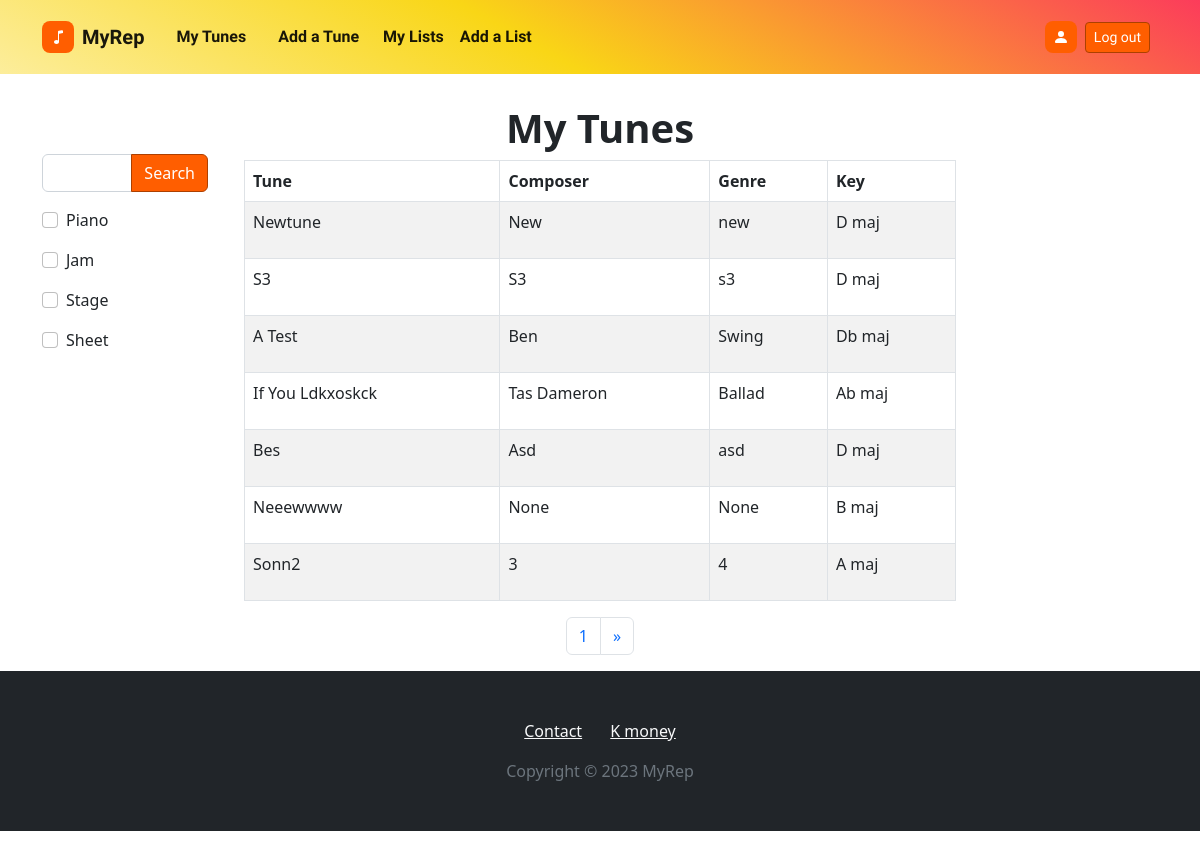
The page /tunes/1/ (signed in) on the database as committed earlier.
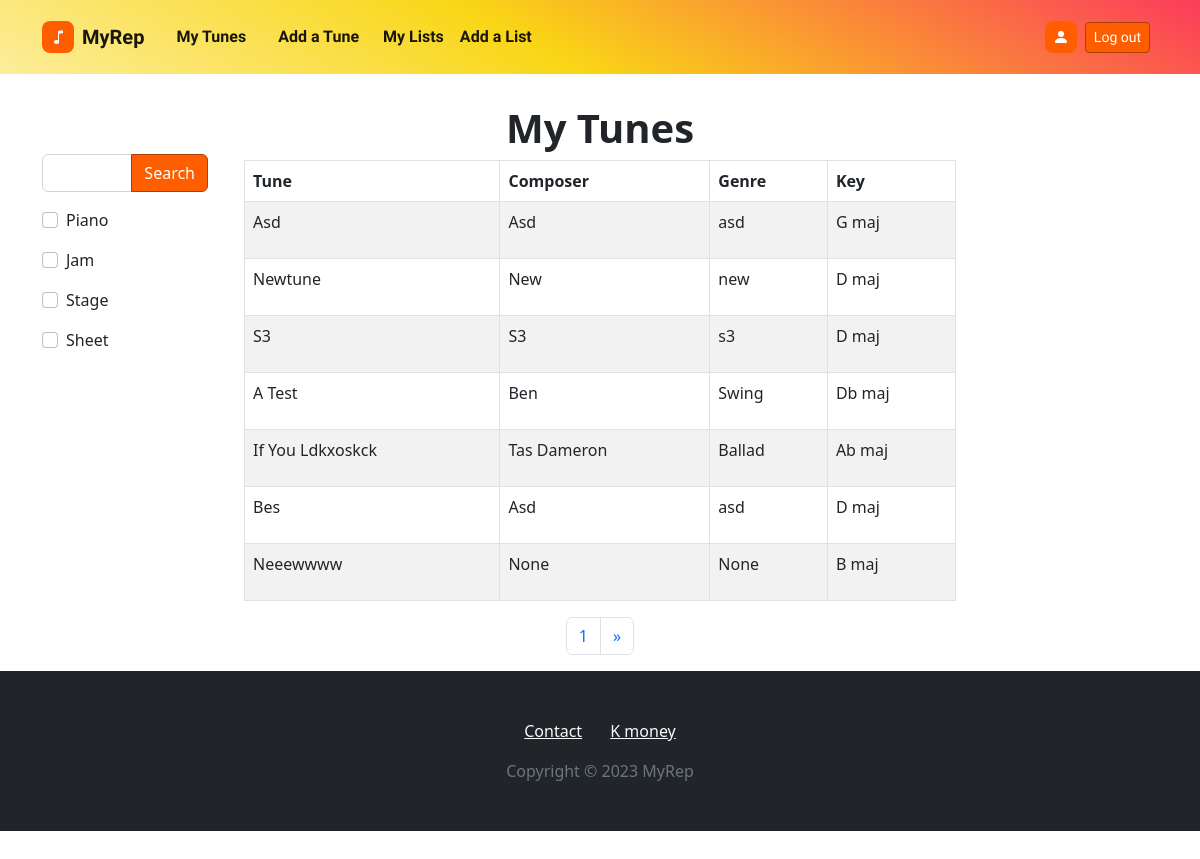
The same page on the database as committed later.
### tunes/models.py (models this page shows, shortened)
class UserTune(models.Model):
    user = models.ForeignKey(settings.AUTH_USER_MODEL, on_delete=models.CASCADE)
    tune = models.ForeignKey(Tune, on_delete=models.CASCADE)
    notes = models.TextField(max_length=400,null=True,blank=True)
    lyrics = models.TextField(max_length=10000, null=True, blank=True)
    playonpiano = models.BooleanField(default=False)
    playonjamsession = models.BooleanField(default=False)
    playonstage = models.BooleanField(default=False)
    havesheet = models.BooleanField(default=False)
    sheet = models.FileField(upload_to= tunes_user_directory_path , blank=True, null=True, validators=[validate_file_extension, validate_file_size])
    updated = models.DateField(auto_now=True)
    created = models.DateField(auto_now_add=True)
    public = models.BooleanField(default=False)
    objects = UserTuneManager()

class Tune(models.Model):
    KEY_CHOICHES = (
        ('C maj','C maj'), ('G maj','G maj'), ('D maj','D maj'), ('A maj','A maj'), ('E maj','E maj'), ('F maj','F maj'),
        ('B maj','B maj'), ('Cb maj','Cb maj'), ('Gb maj','Gb maj'), ('F# maj','F# maj'), ('Db maj','Db maj'),
        ('C# maj','C# maj'), ('Ab maj','Ab maj'), ('Eb maj','Eb maj'), ('Bb maj','Bb maj')
    )
    name = models.CharField(max_length=100)
    composer = models.CharField(max_length=100, null=True, blank=True)
    key = models.CharField(max_length=15, null=True, blank=True, choices=KEY_CHOICHES)
    genre = models.CharField(max_length=100, null=True, blank=True)

### tunes/views.py (the view)
# urls.py: path('tunes/<int:pk>/', usertune_list_view, name='tunes-list-view'),
@login_required
def usertune_list_view(request, pk):
    User = get_user_model()
    user = User.objects.get(id=pk)
    query = request.GET.get('q')
    piano = request.GET.get('playonpiano')
    jam = request.GET.get('playonjamsession')
    stage = request.GET.get('playonstage')
    sheet = request.GET.get('havesheet')
    qs = UserTune.objects.all().filter(user=user).order_by('-updated')
    hx_url = f'/hx/tunes/{pk}/?'
    if query is not None:
        qs = UserTune.objects.search(query=query).filter(user=user)
        hx_url += f'q={query}&'
    if piano == 'on':
        qs = qs.filter(playonpiano=True)
        hx_url += 'playonpiano=on&'
    if jam == 'on':
        qs = qs.filter(playonjamsession=True)
        hx_url += 'playonjamsession=on&'
    if stage == 'on':
        qs = qs.filter(playonstage=True)
        hx_url += 'playonstage=on&'
    if sheet == 'on':
        qs = qs.filter(havesheet=True)
        hx_url += 'havesheet=on&'
    hx_url += 'page='
    search_form = UserTuneSearchForm()
    paginator = Paginator(qs, 7)
    page_number = request.GET.get('page')
    try:
        page_obj = paginator.get_page(page_number)
    except EmptyPage:
        page_obj = paginator.get_page(1)
    context = {
        'paginator': paginator,
        'page_obj' : page_obj,
        'search_form' : search_form,
        'hx_url': hx_url,
    }
    if user != request.user:
        return redirect('home-view')
    return render(request, 'pages/tune_list.html', context)

### tunes/forms.py
class UserTuneSearchForm(forms.ModelForm):
    q = forms.CharField(max_length=100, label='', required=False)
    class Meta:
        model = UserTune
        fields = ('playonpiano', 'playonjamsession', 'playonstage', 'havesheet')
        labels = {
        "playonpiano": "Piano",
        'playonjamsession': 'Jam',
        'playonstage': 'Stage',
        'havesheet': 'Sheet'
    }
    def __init__(self, *args, **kwargs):
        super().__init__(*args, **kwargs)
        self.helper = FormHelper()
        self.helper.form_tag = False
        self.helper.disable_csrf = True
        self.helper.layout = Layout(
                FieldWithButtons(
                    Field('q',), Submit('', 'Search')),
                'playonpiano',
                'playonjamsession',
                'playonstage',
                'havesheet'
        )

### accounts/models.py (called while the page is built)
    @property
    def is_active(self):
        return self.active

### templates/pages/tune_list.html (shortened to what this page needs)
{% extends 'main/main.html' %}
{% block left-content %}
    {% include 'main/search_form.html' %}
{% endblock left-content %}
{% block content %}
<head>
</head>
<body>
    <h1 style="font-weight: bold; text-align:center;">My Tunes</h1>
    <div class="container" style="min-height:50 vh" id='search-results'><table id="example" class="table table-striped table-bordered" cellspacing="0" width="100%">
        <thead>
            <tr>
                <th>Tune</th>
                <th>Composer</th>
                <th>Genre</th>
                <th>Key</th>
            </tr>
        </thead>
        <div>
            <tbody>
                {% for usertune in page_obj %}
                <tr>
                    <td><p><a class='text-start' href={% url 'tunes-detail-view' usertune.user.id usertune.id %}>{{usertune.tune.name|title}}</a></p></td>
                    <td><p class="text-start">{{usertune.tune.composer|title}}</p></td>
                    <td><p class="text-start">{{usertune.tune.genre}}</p></td>
                    <td><p class="text-start">{{usertune.tune.key}}</p></td>
                </tr>
                {% endfor %}
            </tbody>
    </table>
    <div id='pagination'>
        {% include 'main/pagination.html' %}
        </div>
    </div>
</div></table></div></body>
{% endblock content %}

### templates/main/main.html (shortened to what this page needs)
<!DOCTYPE html>
{% load static %}
<html lang="en">
<head>
    <link rel="stylesheet" href="{% static 'assets/bootstrap/css/bootstrap.min.css' %} ">
    <link rel="stylesheet" href="{% static 'assets/css/Login-Form-Basic-icons.css' %} ">
</head>
{% include 'main/navbar.html' %}
<body style="font-family: Allerta, sans-serif;">
    <div id='page-container' style="padding-top: 0px;margin-top: 10px;margin-bottom: 50px;" >
        <div class="container" style="padding-top: 0px;margin-top: 30px;">
            <div class="row">
                <div  class="col-md-3 col-xl-2">
                    <div  style='margin-top:30%'>
                    {% block left-content %}
                    {% endblock left-content %}
                    </div>
                </div>
                <div id='content-wrap' class="col-md-6 col-xl-8">
                    {% block content %}
                    {% endblock content %}
</body>
<footer style='margin-bottom:0px'>
    {% include 'main/footer.html' %}
</footer>
</html>

### templates/main/navbar.html (shortened to what this page needs)
<!DOCTYPE html>
{% load static %}
<html lang="en">
<body style="backdrop-filter: blur(0px);-webkit-backdrop-filter: blur(0px);">
    <nav class="navbar navbar-light navbar-expand-md py-3" style="backdrop-filter: opacity(1) blur(0px);-webkit-backdrop-filter: opacity(1) blur(0px);background: linear-gradient(-151deg, #fc2366 -9%, rgb(249,214,22) 56%, white 133%), #1400ff;font-family: Allerta, sans-serif;">
        <div class="container"><a class="navbar-brand d-flex align-items-center" href="{% url 'home-view' %}"><span class="bs-icon-sm bs-icon-rounded bs-icon-primary d-flex justify-content-center align-items-center me-2 bs-icon">
                    </span><span style="font-weight: bold;">MyRep</span></a>
            <div class="collapse navbar-collapse" id="navcol-1" style="backdrop-filter: blur(0px);-webkit-backdrop-filter: blur(0px);">
                <ul class="navbar-nav me-auto">
                    {% if request.user.is_authenticated %}
                        <li class="nav-item"><a class="nav-link ms-2 me-2" href="{% url 'tunes-list-view' request.user.id %}" style="color: rgba(0,0,0,0.9);font-weight: bold;">My Tunes</a></li>
                        {% else %}
                        <li class="nav-item"><a class="nav-link ms-2 me-2" href="{% url 'login-view' %}" style="color: rgba(0,0,0,0.9);font-weight: bold;">My Tunes</a></li>
                    {% endif %}
                    <li class="nav-item"><a class="nav-link active ms-2 me-2" href="{% url 'tunes-create-view' %}" style="color: rgba(0, 0, 0, 0.9);font-weight: bold;">Add a Tune</a></li>
                    {% if request.user.is_authenticated %}
                    <li class="nav-item"><a class="nav-link" href={% url 'usertune-lists-view' request.user.id %} style="color: rgba(0,0,0,0.9);font-weight: bold;">My Lists</a></li>
                    {% else %}
                    <li class="nav-item"><a class="nav-link" href={% url 'login-view' %} style="color: rgba(0,0,0,0.9);font-weight: bold;">My Lists</a></li>
                    {% endif %}
                    <li class="nav-item"><a class="nav-link" href={% url 'list-create-view' %} style="color: rgba(0,0,0,0.9);font-weight: bold;">Add a List</a></li>
                </ul>
                {% if request.user.is_authenticated %}
                <a href={% url 'profile-view' request.user.id %}><span class="bs-icon-sm bs-icon-rounded bs-icon-primary d-flex justify-content-center align-items-center navbar-text me-2 bs-icon">
                    <svg xmlns="http://www.w3.org/2000/svg" width="1em" height="1em" fill="currentColor" viewBox="0 0 16 16" class="bi bi-person-fill">
                        <path d="M3 14s-1 0-1-1 1-4 6-4 6 3 6 4-1 1-1 1H3zm5-6a3 3 0 1 0 0-6 3 3 0 0 0 0 6z"></path></svg></span></a>
                    <a class="btn btn-primary btn-sm me-2" href={% url 'logout-view' %} role="button">Log out</a>
                {% else %}
                    <a class="btn btn-primary btn-sm me-2" href={% url 'login-view' %} role="button">Log in</a><a class="btn btn-primary btn-sm me-2" href={% url 'user-register-view' %} role="button">Sign up</a>
                {% endif %}
            </div>
        </div>
    </nav>
</body>
</html>

### templates/main/search_form.html
{% load crispy_forms_tags %}
{% if search_form %}
<form hx-get='{{hx_url}}'  hx-swap='innerHTML' hx-target='#search-results' hx-trigger='keyup, change , submit'>
    {% crispy search_form %}
</form>
{% endif %}

### templates/main/pagination.html (shortened to what this page needs)
<div class='pagination'>
    <div class="container d-flex justify-content-end justify-content-center">
        <nav class="text-center">
            <ul class="pagination">
            {% if page_obj %}
                <li class="page-item"><a class="page-link" >{{ page_obj.number }}</a></li>
            {% endif %}
            {% if page_obj.has_next and page_obj.next_page_number <= paginator.num_pages %}
                <li class="page-item"><a class="page-link" aria-label="Next" href="#" hx-target='#search-results' hx-get="{{hx_url}}{{ page_obj.next_page_number }}"><span aria-hidden="true">»</span></a></li>
            {% endif %}            </ul>
        </nav>
    </div>
</div>

### templates/main/footer.html (shortened to what this page needs)
<!DOCTYPE html>
{% load static %}
<html lang="en">
<body>
    <footer id='footer' class="text-center bg-dark">
        <div class="container text-white py-4 py-lg-5">
            <ul class="list-inline">
                <li class="list-inline-item me-4"><a class="link-light" href="#">Contact</a></li>
                <li class="list-inline-item"><a class="link-light" href="#">K money</a></li>
            </ul>
            <p class="text-muted mb-0">Copyright © 2023 MyRep</p>
        </div>
    </footer>
</body>
</html>

### templates/pages/tune_list.html (style rules this page uses)
.text-start { text-decoration:none; color: inherit; }

### templates/main/main.html (style rules this page uses)
#page-container { position: relative; min-height: 50vh; }
#content-wrap { padding-bottom: 10rem; }
#footer { position: absolute; bottom: 0; width: 100%; }

Rows that differ between the two databases and show on the page:
no longer on this page (row unchanged): UserTune: tune.name "Sonn2", tune.composer "3", tune.genre "4", tune.key "A maj"
added UserTune: tune.name "Asd", tune.composer "Asd", tune.genre "asd", tune.key "G maj"
